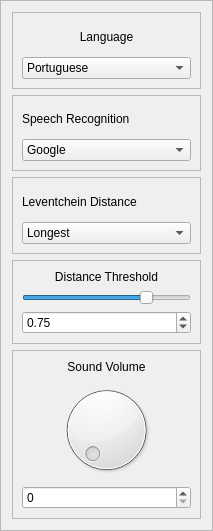
       <widget class="QFrame" name="frame_13">
        <property name="geometry">
         <rect>
          <x>9</x>
          <y>9</y>
          <width>213</width>
          <height>531</height>
         </rect>
        </property>
        <property name="frameShape">
         <enum>QFrame::StyledPanel</enum>
        </property>
        <property name="frameShadow">
         <enum>QFrame::Raised</enum>
        </property>
        <layout class="QVBoxLayout" name="verticalLayout_8">
         <item>
          <widget class="QFrame" name="frame_23">
           <property name="frameShape">
            <enum>QFrame::StyledPanel</enum>
           </property>
           <property name="frameShadow">
            <enum>QFrame::Raised</enum>
           </property>
           <layout class="QVBoxLayout" name="verticalLayout">
            <item>
             <widget class="QLabel" name="label_44">
              <property name="text">
               <string>Language</string>
              </property>
              <property name="alignment">
               <set>Qt::AlignCenter</set>
              </property>
             </widget>
            </item>
            <item>
             <widget class="QComboBox" name="comboBox_3">
              <item>
               <property name="text">
                <string>Portuguese</string>
               </property>
              </item>
              <item>
               <property name="text">
                <string>English</string>
               </property>
              </item>
             </widget>
            </item>
           </layout>
          </widget>
         </item>
         <item>
          <widget class="QFrame" name="frame_14">
           <property name="frameShape">
            <enum>QFrame::StyledPanel</enum>
           </property>
           <property name="frameShadow">
            <enum>QFrame::Raised</enum>
           </property>
           <layout class="QVBoxLayout" name="verticalLayout_4">
            <item>
             <widget class="QLabel" name="label_12">
              <property name="text">
               <string>Speech Recognition</string>
              </property>
             </widget>
            </item>
            <item>
             <widget class="QComboBox" name="comboBox">
              <item>
               <property name="text">
                <string>Google</string>
               </property>
              </item>
              <item>
               <property name="text">
                <string>NAO</string>
               </property>
              </item>
             </widget>
            </item>
           </layout>
          </widget>
         </item>
         <item>
          <widget class="QFrame" name="frame_15">
           <property name="frameShape">
            <enum>QFrame::StyledPanel</enum>
           </property>
           <property name="frameShadow">
            <enum>QFrame::Raised</enum>
           </property>
           <layout class="QVBoxLayout" name="verticalLayout_5">
            <item>
             <widget class="QLabel" name="label_9">
              <property name="text">
               <string>Leventchein Distance</string>
              </property>
             </widget>
            </item>
            <item>
             <widget class="QComboBox" name="levModeComboBox">
              <item>
               <property name="text">
                <string>Longest</string>
               </property>
              </item>
              <item>
               <property name="text">
                <string>Minimum</string>
               </property>
              </item>
             </widget>
            </item>
           </layout>
          </widget>
         </item>
         <item>
          <widget class="QFrame" name="frame_16">
           <property name="frameShape">
            <enum>QFrame::StyledPanel</enum>
           </property>
           <property name="frameShadow">
            <enum>QFrame::Raised</enum>
           </property>
           <layout class="QVBoxLayout" name="verticalLayout_6">
            <item>
             <widget class="QLabel" name="label_10">
              <property name="text">
               <string>Distance Threshold</string>
              </property>
              <property name="alignment">
               <set>Qt::AlignCenter</set>
              </property>
             </widget>
            </item>
            <item>
             <widget class="QSlider" name="distThresHorizontalSlider">
              <property name="maximum">
               <number>99</number>
              </property>
              <property name="singleStep">
               <number>1</number>
              </property>
              <property name="value">
               <number>75</number>
              </property>
              <property name="orientation">
               <enum>Qt::Horizontal</enum>
              </property>
             </widget>
            </item>
            <item>
             <widget class="QDoubleSpinBox" name="distanceThreshold">
              <property name="toolTip">
               <string>Maximum</string>
              </property>
              <property name="maximum">
               <double>10.000000000000000</double>
              </property>
              <property name="value">
               <double>0.750000000000000</double>
              </property>
             </widget>
            </item>
           </layout>
          </widget>
         </item>
         <item>
          <widget class="QFrame" name="frame_29">
           <property name="frameShape">
            <enum>QFrame::StyledPanel</enum>
           </property>
           <property name="frameShadow">
            <enum>QFrame::Raised</enum>
           </property>
           <layout class="QVBoxLayout" name="verticalLayout_7">
            <item>
             <widget class="QLabel" name="label_37">
              <property name="font">
               <font>
                <family>Ubuntu</family>
               </font>
              </property>
              <property name="text">
               <string>Sound Volume</string>
              </property>
              <property name="alignment">
               <set>Qt::AlignCenter</set>
              </property>
             </widget>
            </item>
            <item>
             <widget class="QDial" name="dial"/>
            </item>
            <item>
             <widget class="QSpinBox" name="spinBox"/>
            </item>
           </layout>
          </widget>
         </item>
        </layout>
       </widget>
